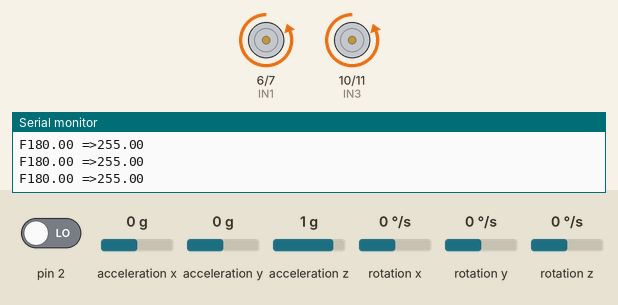
Simulated run of this sketch. Board: Arduino Uno, built with avr-gcc and run on an emulated ATmega328P. Parts: motor-driver pin pairs drawn as motors (green arrow = first pin HIGH = forward, orange = second pin HIGH = backward, longer = more drive, scaled by the enable pin), the last lines printed to the serial monitor. The test bench sets the inputs (shaded band); at power-on: acceleration y 0 g, pin 2 LOW, acceleration x 0 g, acceleration z 1 g, rotation x 0 °/s, rotation y 0 °/s, rotation z 0 °/s. The sensor or clock chip raises its interrupt line as the real part does.

Above: at 1.7 s.
1.8 s: acceleration y set to 0.8 g
At 3.0 s:
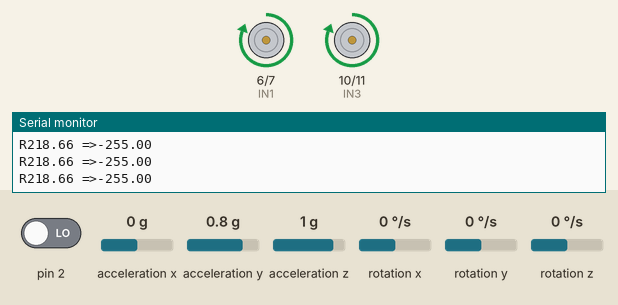
3.3 s: acceleration y set to -0.1 g
5.4 s: acceleration y set to 0.1 g
7.6 s: acceleration y set to -1.4 g
At 8.8 s:
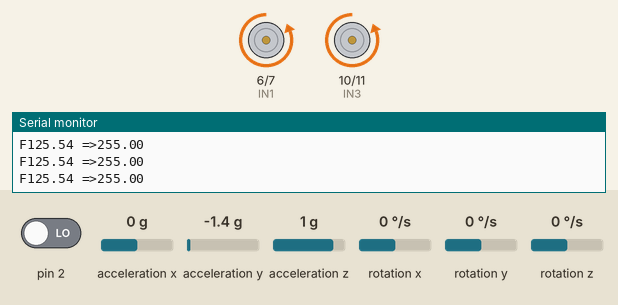
9.1 s: acceleration y set to 1.4 g
At 10.3 s:
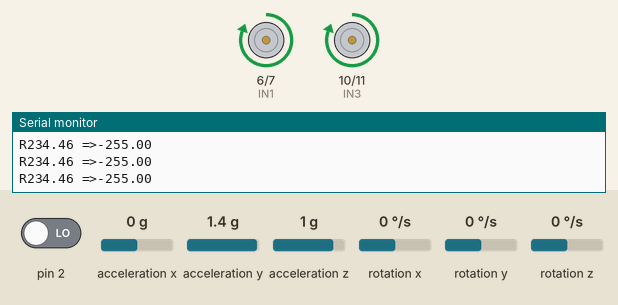
Timing chart, 0 to 11.6 s (numbered marks = the images above; inputs shaded):
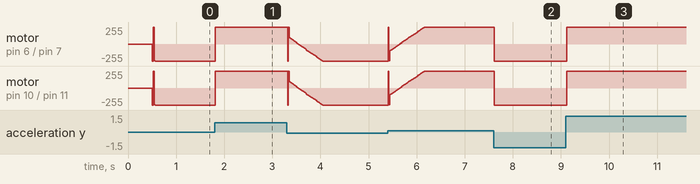

Measured:
- after the input at 1.8 s, motor on pin 6 (IN1) / pin 7 (IN2), motor on pin 10 (IN3) / pin 11 (IN4): backward 255/255 → forward 255/255 at once
- after the input at 7.6 s, motor on pin 6 (IN1) / pin 7 (IN2), motor on pin 10 (IN3) / pin 11 (IN4): forward 255/255 → backward 255/255 at once
- after the input at 9.1 s, motor on pin 6 (IN1) / pin 7 (IN2), motor on pin 10 (IN3) / pin 11 (IN4): backward 255/255 → forward 255/255 at once

The sketch:

Self_Balancing_Bot.ino
```cpp
#include <Wire.h> // Required for I2C communication
#include "I2Cdev.h"
#include <PID_v1.h>
#include "MPU6050_6Axis_MotionApps20.h"
MPU6050 mpu;

// --- L298N Motor Driver Pin Definitions ---
// ENA and ENB MUST be connected to Arduino PWM pins (e.g., D5, D6, D9, D10, D11 on Nano/Uno)
// INx pins are digital for direction control.

// Define Motor Pins based on standard L298N wiring
#define ENA_PWM 5   // Left Motor Speed (PWM Pin) - Adjust to your board's PWM pins
#define IN1 6       // Left Motor Direction 1 (Digital)
#define IN2 7       // Left Motor Direction 2 (Digital)

#define ENB_PWM 9  // Right Motor Speed (PWM Pin) - Adjust to your board's PWM pins
#define IN3 10      // Right Motor Direction 1 (Digital)
#define IN4 11      // Right Motor Direction 2 (Digital)
// IMPORTANT: Please verify these pins against your physical L298N wiring!


// MPU control/status vars
bool dmpReady = false;
uint8_t mpuIntStatus;   // holds actual interrupt status byte from MPU
uint8_t devStatus;      // return status after each device operation (0 = success, !0 = error)
uint16_t packetSize;    // expected DMP packet size (default is 42 bytes)
uint16_t fifoCount;     // count of all bytes currently in FIFO
uint8_t fifoBuffer[64];
// orientation/motion vars
Quaternion q;           // [w, x, y, z] quaternion container
VectorFloat gravity;    // [x, y, z] gravity vector
float ypr[3];           // [yaw, pitch, roll] yaw/pitch/roll container and gravity vector

/*********Tune these 4 values for your BOT*********/
// *** CRITICAL ***: This is the angle where the robot is perfectly upright.
// Setpoint updated to 183.67
double setpoint = 180.1;
double Kp = 23;        // Proportional Gain (Start tuning this first)
double Kd = 0.9;       // Derivative Gain (Used to dampen oscillations)
double Ki = 140;       // Integral Gain (Used to correct long-term drift)
/******End of values setting*********/

double input, output;
PID pid(&input, &output, &setpoint, Kp, Ki, Kd, DIRECT);
volatile bool mpuInterrupt = false;
void dmpDataReady()
{
  mpuInterrupt = true;
}

// --- Motor Control Function Prototypes ---
void Forward();
void Reverse();
void Stop();
void setMotorSpeed(int speed);


// =========================================================================
// SETUP FUNCTION
// =========================================================================

void setup() {
  Wire.begin(); // Initialize I2C on A4/A5
  Serial.begin(115200);

  // --- MPU6050 DMP Setup ---
  Serial.println(F("Initializing MPU6050..."));
  mpu.initialize();

  // Verify connection
  Serial.println(mpu.testConnection() ? F("MPU6050 connection successful") : F("MPU6050 connection failed"));

  // load and configure the DMP
  devStatus = mpu.dmpInitialize();

  // supply your own gyro/accel offsets (The user explicitly requested NOT to change these)
  mpu.setXGyroOffset(55);
  mpu.setYGyroOffset(7);
  mpu.setZGyroOffset(2);
  mpu.setZAccelOffset(708);

  if (devStatus == 0)
  {
    Serial.println(F("Enabling DMP..."));
    mpu.setDMPEnabled(true);
    Serial.println(F("Enabling interrupt detection (Arduino external interrupt 0)..."));
    // Interrupt 0 is typically digital pin D2 on the Nano/Uno
    attachInterrupt(digitalPinToInterrupt(2), dmpDataReady, RISING);
    mpuIntStatus = mpu.getIntStatus();
    Serial.println(F("DMP ready! Waiting for first interrupt..."));
    dmpReady = true;
    packetSize = mpu.dmpGetFIFOPacketSize();

    // --- PID Setup ---
    pid.SetMode(AUTOMATIC);
    pid.SetSampleTime(10); // Update PID every 10ms
    pid.SetOutputLimits(-255, 255); // Motor PWM range
  }
  else
  {
    Serial.print(F("DMP Initialization failed (code "));
    Serial.print(devStatus);
    Serial.println(F(")"));
  }

  // --- Motor Pin Initialization (L298N) ---
  pinMode(ENA_PWM, OUTPUT);
  pinMode(ENB_PWM, OUTPUT);
  pinMode(IN1, OUTPUT);
  pinMode(IN2, OUTPUT);
  pinMode(IN3, OUTPUT);
  pinMode(IN4, OUTPUT);

  // Initial Stop
  Stop();
}

// =========================================================================
// MAIN LOOP
// =========================================================================

void loop() {
  // if programming failed, don't try to do anything
  if (!dmpReady) return;

  // While the MPU hasn't generated an interrupt AND we don't have enough data:
  while (!mpuInterrupt && fifoCount < packetSize)
  {
    // No new MPU data, but we can still run the PID loop based on the last reading
    pid.Compute();

    // Control speed based on PID output
    setMotorSpeed((int)output);

    // Print the value of Input and Output for debugging.
    Serial.print(input);
    Serial.print(" =>");
    Serial.println(output);
  }

  // --- Read New MPU Data ---
  mpuInterrupt = false;
  mpuIntStatus = mpu.getIntStatus();
  fifoCount = mpu.getFIFOCount();

  // check for overflow
  if ((mpuIntStatus & 0x10) || fifoCount == 1024)
  {
    mpu.resetFIFO();
    Serial.println(F("FIFO overflow!"));
  }
  // check for DMP data ready interrupt
  else if (mpuIntStatus & 0x02)
  {
    while (fifoCount < packetSize) fifoCount = mpu.getFIFOCount();
    mpu.getFIFOBytes(fifoBuffer, packetSize);
    fifoCount -= packetSize;

    // Get quaternion, gravity, and Euler angles (ypr)
    mpu.dmpGetQuaternion(&q, fifoBuffer);
    mpu.dmpGetGravity(&gravity, &q);
    mpu.dmpGetYawPitchRoll(ypr, &q, &gravity);

    // Calculate the input angle for PID
    // CHANGED: Using Roll angle (ypr[2]) instead of Pitch angle (ypr[1])
    // Roll is typically the side-to-side wobble. This suggests the motors are mounted
    // to respond to a side-to-side imbalance instead of front-to-back.
    // We assume the offset needs to be maintained for the Roll axis.
    input = ypr[2] * 180 / M_PI + 180;
  }
}


// =========================================================================
// L298N Motor Control Functions
// =========================================================================

/**
   @brief Sets the speed and direction for both motors based on the signed PID output.
   @param motor_power Signed integer from -255 (full reverse) to 255 (full forward).
*/
void setMotorSpeed(int motor_power) {
  int speed = abs(motor_power);

  // Clamp speed to valid PWM range
  if (speed > 255) speed = 255;

  analogWrite(ENA_PWM, speed);
  analogWrite(ENB_PWM, speed);

  if (motor_power > 0) {
    // Robot falling in the positive direction -> Drive Forward/Right to catch
    digitalWrite(IN1, LOW); digitalWrite(IN2, HIGH);
    digitalWrite(IN3, LOW); digitalWrite(IN4, HIGH);
    Serial.print("F");
  } else if (motor_power < 0) {
    // Robot falling in the negative direction -> Drive Backward/Left to recover
    digitalWrite(IN1, HIGH); digitalWrite(IN2, LOW);
    digitalWrite(IN3, HIGH); digitalWrite(IN4, LOW);
    Serial.print("R");
  } else {
    // Balanced -> Stop (Brake)
    digitalWrite(IN1, LOW); digitalWrite(IN2, LOW);
    digitalWrite(IN3, LOW); digitalWrite(IN4, LOW);
    analogWrite(ENA_PWM, 0);
    analogWrite(ENB_PWM, 0);
  }
}

// These functions are kept for structural completeness but their primary logic is now in setMotorSpeed()
void Forward()
{
  // Speed control is done in setMotorSpeed, these only set direction for potential use/debugging
  digitalWrite(IN1, HIGH); digitalWrite(IN2, LOW);
  digitalWrite(IN3, HIGH); digitalWrite(IN4, LOW);
  Serial.print("F");
}

void Reverse()
{
  // Speed control is done in setMotorSpeed, these only set direction for potential use/debugging
  digitalWrite(IN1, LOW); digitalWrite(IN2, HIGH);
  digitalWrite(IN3, LOW); digitalWrite(IN4, HIGH);
  Serial.print("R");
}

void Stop()
{
  // Stop motors
  digitalWrite(IN1, LOW); digitalWrite(IN2, LOW);
  digitalWrite(IN3, LOW); digitalWrite(IN4, LOW);
  analogWrite(ENA_PWM, 0);
  analogWrite(ENB_PWM, 0);
  Serial.print("S");
}
```
